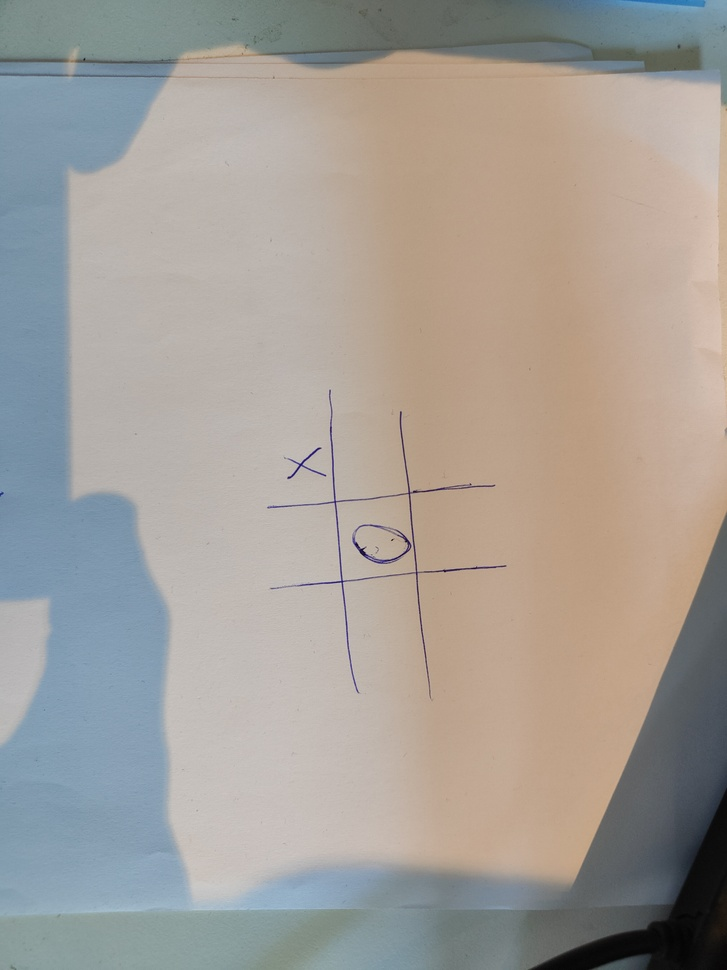
#> input picture testing_photos/Xox.jpg, 727 x 970 px, shrunk from 3072 x 4096 before the run; its folder holds only this picture in this run
$ python -i foreign_symbol_detection.py   (imports and definitions only)
#> lines starting #> are read from the running program, lines starting #| are printed output that depends on the picture; after the words box and inside, x2 and y2 are one past the last pixel; in counts of white or black regions, pixels touching at a corner belong together
#> further down, picture is the input picture: shape (970, 727, 3); mean B, G, R 151.9, 158.1, 163.7
# =============================================================================
# foreign_symbol_detection.py — detecția simbolurilor necunoscute
#
# Această funcție este apelată după ce s-a confirmat că celula nu conține
# nici X, nici O. Scopul ei este să distingă între:
#   - celule cu un simbol nerecunoscut (literă, săgeată, pată etc.) → returnează True
#   - celule goale sau cu zgomot minor → returnează False
#
# Metoda: analiză de densitate + verificare contur semnificativ.
# =============================================================================

import cv2
import numpy as np

from config import FOREIGN_MARGIN, FOREIGN_MIN_DENSITY, FOREIGN_MIN_CONTOUR_AREA


def _to_binary_foreground(image: np.ndarray) -> np.ndarray:
    """
    Convertește orice imagine (color sau gri) la binar cu prim-plan alb.
    Dacă mai mult de jumătate din pixeli sunt deja albi (imagine inversată),
    aplică bitwise_not pentru a normaliza la convenția prim-plan=alb.
    """
    if image.ndim == 3:
        image = cv2.cvtColor(image, cv2.COLOR_BGR2GRAY)
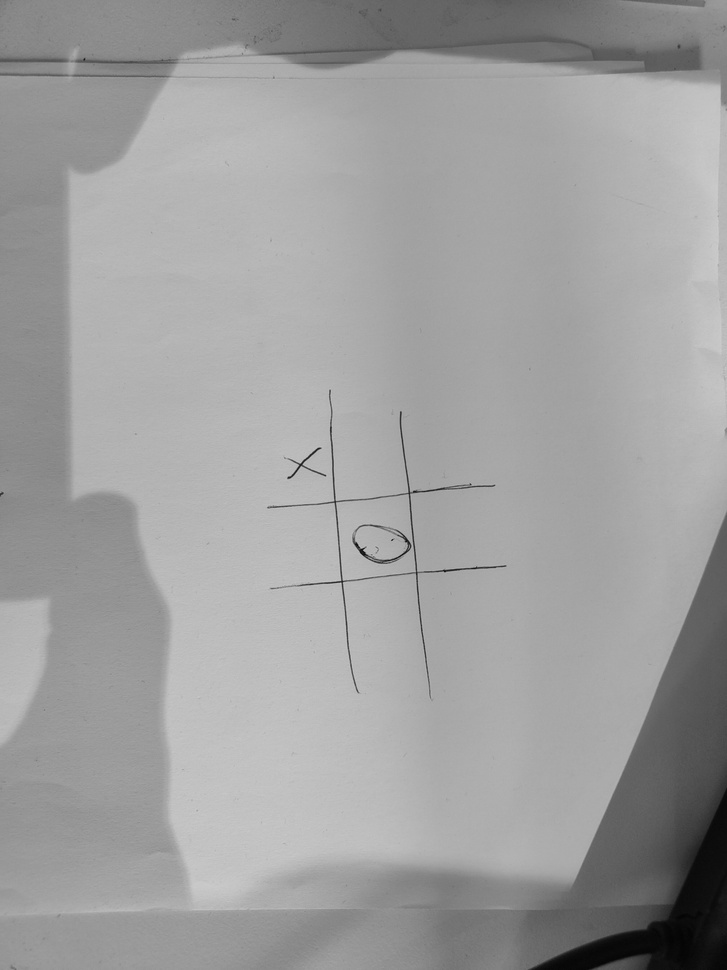
#> image: shape (970, 727); min 4, max 206, mean 159
    _, binary = cv2.threshold(image, 127, 255, cv2.THRESH_BINARY)
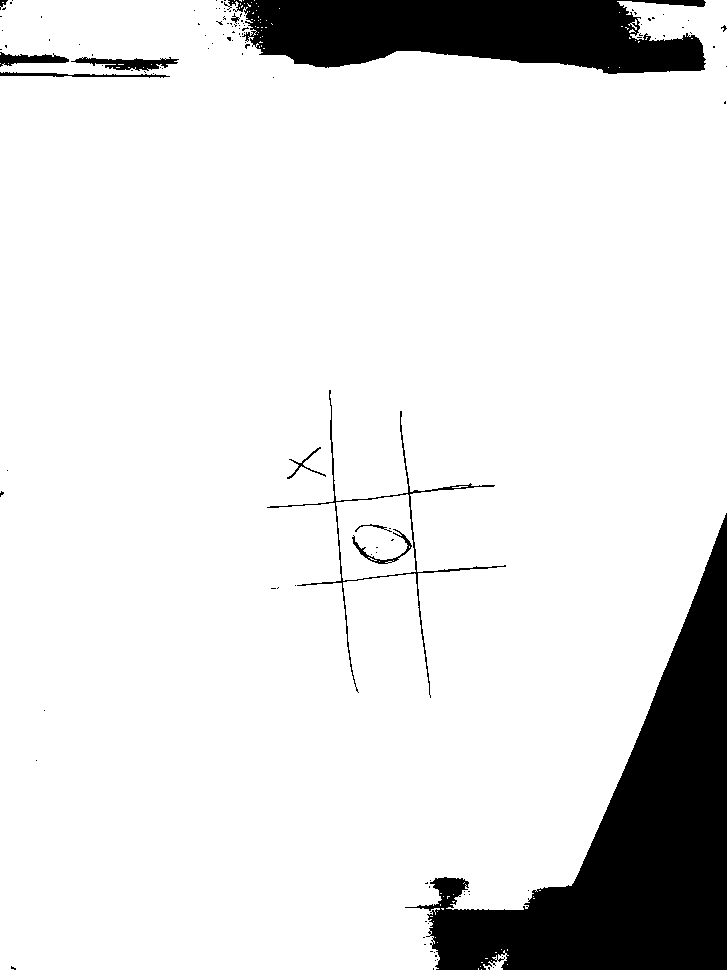
#> binary: shape (970, 727); 88.5% white; 119 black regions (108 under 20 px), largest, box (x1, y1, x2, y2) and area: (405, 513, 727, 970) 50903, (224, 0, 706, 74) 25966, (267, 390, 506, 698) 1634
    if np.count_nonzero(binary) > binary.size // 2:
        binary = cv2.bitwise_not(binary)
    return binary


def detect_foreign(
    image: np.ndarray,
    margin: float = FOREIGN_MARGIN,
    min_density: float = FOREIGN_MIN_DENSITY,
    min_contour_area: int = FOREIGN_MIN_CONTOUR_AREA,
) -> bool:
    """
    Detectează dacă celula conține un simbol necunoscut (nu X, nu O).

    Pași:
    1. Conversie la binar cu prim-plan alb.
    2. Decupare margine (FOREIGN_MARGIN % pe fiecare latură) pentru a exclude
       resturile liniilor grilei — acestea apar aproape de bordura celulei
       și ar genera fals-pozitive pentru celule goale.
    3. Calcul densitate prim-plan: dacă mai puțin de FOREIGN_MIN_DENSITY
       (implicit 2%) din pixelii zonei centrale sunt albi, celula este
       considerată goală și funcția returnează False.
    4. Verificare contur: cel puțin un contur cu arie ≥ FOREIGN_MIN_CONTOUR_AREA
       confirmă prezența unui element structurat (nu zgomot izolat).
       Un contur cu arie mică (< 10 px²) este probabil un artefact de compresie
       sau un pixel izolat rămas după morfologie.

    Returnează True dacă există conținut structurat care nu e X sau O.
    """
    binary = _to_binary_foreground(image)

    # --- Pas 2: Decupare margine pentru excluderea liniilor de grilă remanente
    h, w = binary.shape
#> h = 970; w = 727
    binary = binary[
        int(margin * h) : int((1 - margin) * h),
        int(margin * w) : int((1 - margin) * w),
    ]
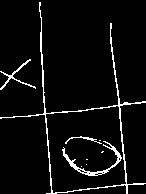
#> binary: shape (194, 146); 5.2% white in thin lines or dots

    # --- Pas 3: Filtru de densitate — respinge celulele practic goale --------
    if np.count_nonzero(binary) / binary.size < min_density:
        return False

    # --- Pas 4: Confirmare prin contur semnificativ --------------------------
    contours, _ = cv2.findContours(binary, cv2.RETR_EXTERNAL, cv2.CHAIN_APPROX_SIMPLE)
#> contours = 2 contours; box (x1, y1, x2, y2) and area: (0, 2, 146, 194) 6170, (0, 59, 36, 90) 82
    return any(cv2.contourArea(c) >= min_contour_area for c in contours)

>>> import cv2
>>> picture = cv2.imread('../testing_photos/Xox.jpg')
>>> result = detect_foreign(picture)
#> result = True

$ run again, on testing_photos/raw.jpg
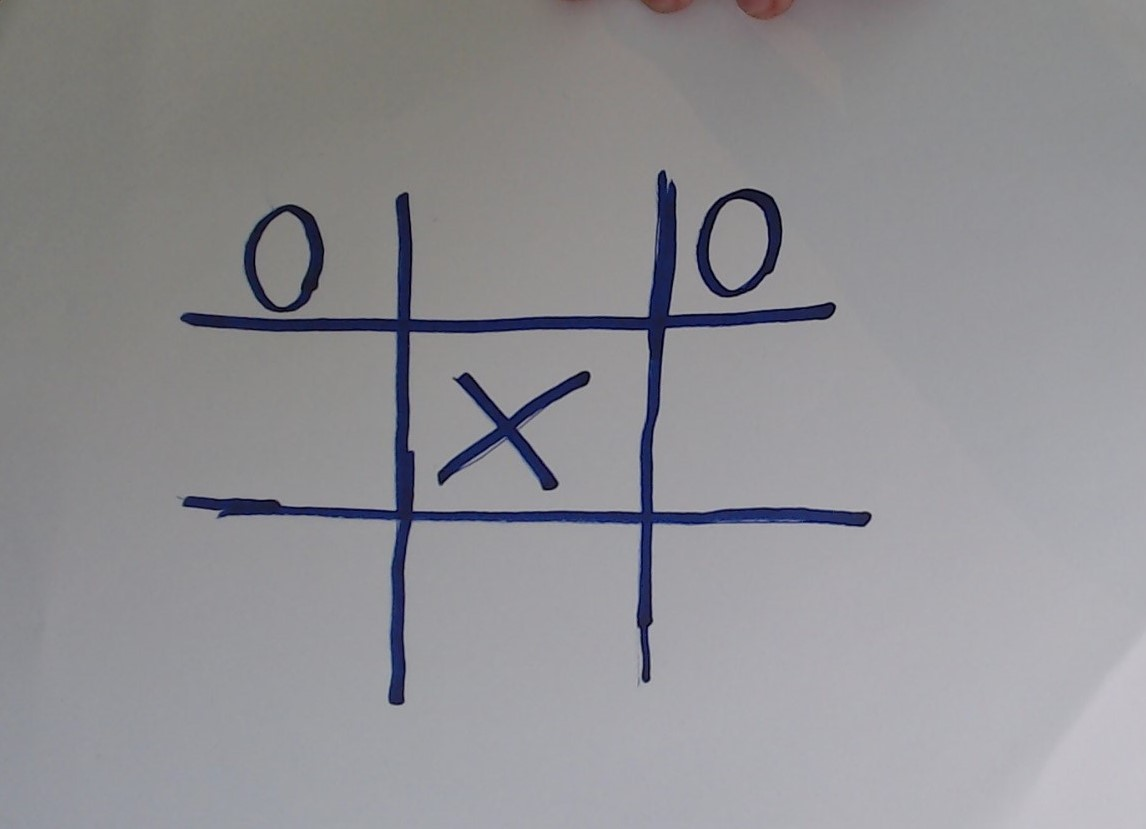
#> input picture testing_photos/raw.jpg, 1146 x 829 px
#> picture is the input picture: shape (829, 1146, 3); mean B, G, R 147.5, 143.6, 144.2
#> in _to_binary_foreground, `_, binary = cv2.threshold(image, 127, 255, cv2.THRESH_BINARY)`:
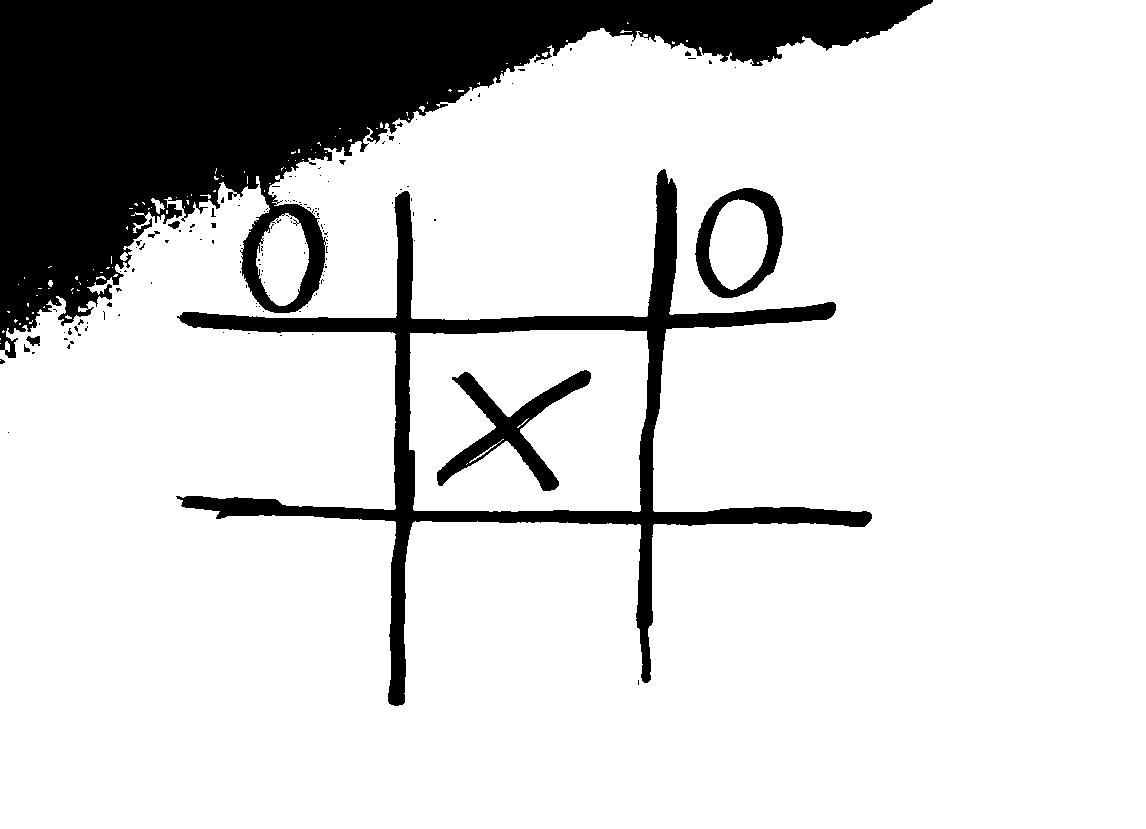
#> binary: shape (829, 1146); 82.8% white; 142 black regions (129 under 20 px), largest, box (x1, y1, x2, y2) and area: (0, 0, 933, 358) 121419, (176, 169, 872, 706) 33039, (437, 370, 591, 491) 4782
#> in detect_foreign, `binary = binary[ int(margin * h) : int((1 - margin) * h), int(margin *..`:
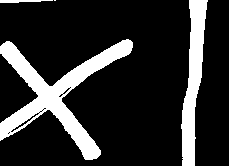
#> binary: shape (166, 229); 17.8% white; 4 white regions (1 under 20 px)
#> contours = 4 contours, 1 with area under 20; largest, box (x1, y1, x2, y2) and area: (0, 39, 133, 160) 4238, (181, 0, 208, 166) 2067, (0, 0, 53, 3) 59
#> result = True
